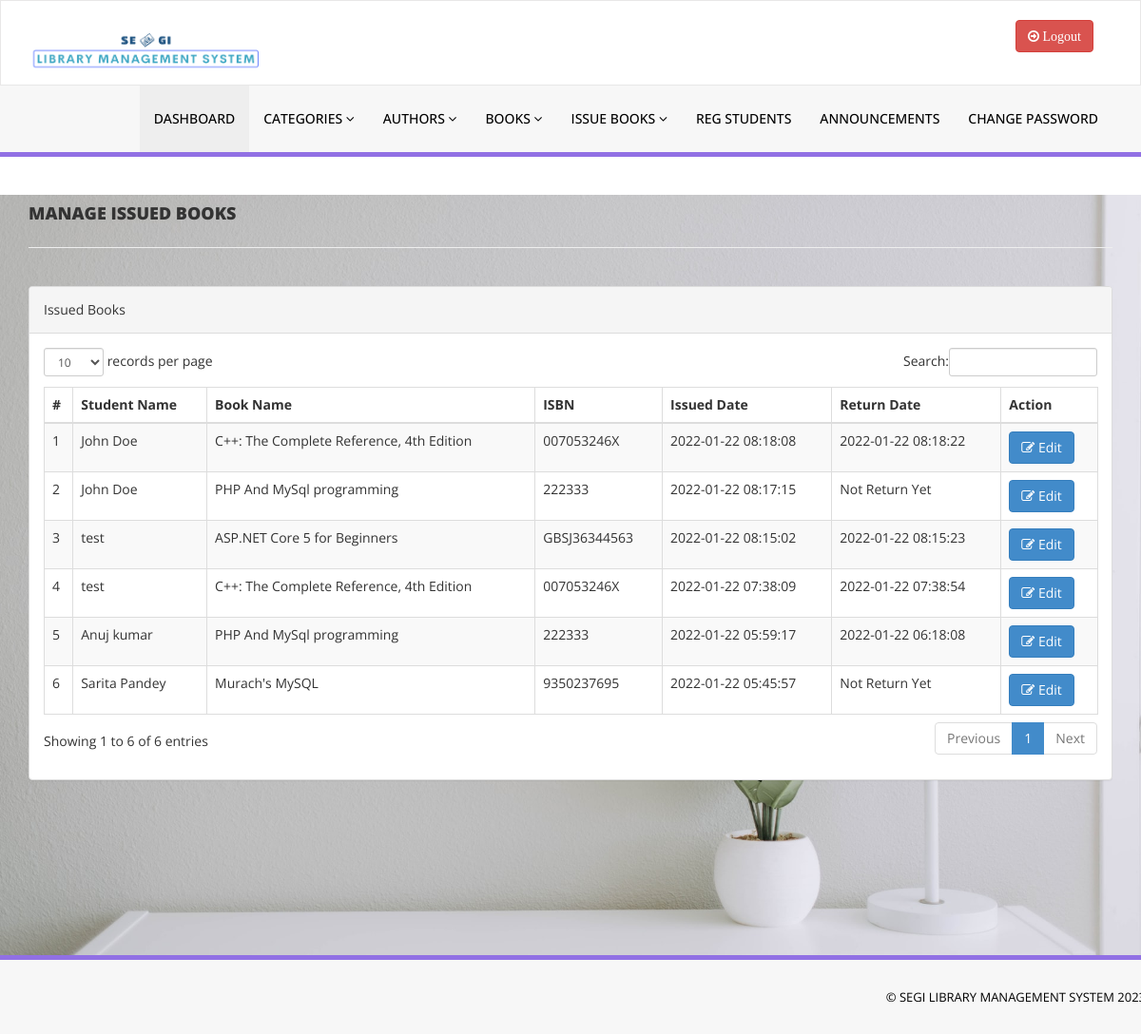
Screenshot of /admin/manage-issued-books.php (signed in) with the database file from the repository.
### tables this page shows
CREATE TABLE `tblissuedbookdetails` (
  `id` int(11) NOT NULL,
  `BookId` int(11) DEFAULT NULL,
  `StudentID` varchar(150) DEFAULT NULL,
  `IssuesDate` timestamp NULL DEFAULT current_timestamp(),
  `ReturnDate` timestamp NULL DEFAULT NULL ON UPDATE current_timestamp(),
  `RetrunStatus` int(1) DEFAULT NULL,
  `fine` int(11) DEFAULT NULL
);

CREATE TABLE `tblstudents` (
  `id` int(11) NOT NULL,
  `StudentId` varchar(100) DEFAULT NULL,
  `FullName` varchar(120) DEFAULT NULL,
  `EmailId` varchar(120) DEFAULT NULL,
  `MobileNumber` char(11) DEFAULT NULL,
  `Password` varchar(120) DEFAULT NULL,
  `Status` int(1) DEFAULT NULL,
  `RegDate` timestamp NULL DEFAULT current_timestamp(),
  `UpdationDate` timestamp NULL DEFAULT NULL ON UPDATE current_timestamp()
);

CREATE TABLE `tblbooks` (
  `id` int(11) NOT NULL,
  `BookName` varchar(255) DEFAULT NULL,
  `CatId` int(11) DEFAULT NULL,
  `AuthorId` int(11) DEFAULT NULL,
  `ISBNNumber` varchar(25) DEFAULT NULL,
  `BookPrice` decimal(10,2) DEFAULT NULL,
  `bookImage` varchar(250) NOT NULL,
  `isIssued` int(1) DEFAULT NULL,
  `RegDate` timestamp NULL DEFAULT current_timestamp(),
  `UpdationDate` timestamp NULL DEFAULT NULL ON UPDATE current_timestamp()
);

### admin/manage-issued-books.php (the view, shortened to what this page needs)
<?php
if(strlen($_SESSION['alogin'])==0)
    {
header('location:index.php');
}
else{
    ?>
<!DOCTYPE html>
<html xmlns="http://www.w3.org/1999/xhtml">
<head>
    <link href="assets/css/bootstrap.css" rel="stylesheet" />
    <link href="assets/css/font-awesome.css" rel="stylesheet" />
    <link href="assets/js/dataTables/dataTables.bootstrap.css" rel="stylesheet" />
    <link href="assets/css/style.css" rel="stylesheet" />
</head>
<body>
<?php include('includes/header.php');?>
    <div class="content-wrapper">
         <div class="container">
        <div class="row pad-botm">
            <div class="col-md-12">
                <h4 class="header-line">Manage Issued Books</h4>
    </div>
     <div class="row">
</div>
        </div>
            <div class="row">
                <div class="col-md-12">
                    <div class="panel panel-default">
                        <div class="panel-heading">
                          Issued Books
                        </div>
                        <div class="panel-body">
                            <div class="table-responsive">
                                <table class="table table-striped table-bordered table-hover" id="dataTables-example">
                                    <thead>
                                        <tr>
                                            <th>#</th>
                                            <th>Student Name</th>
                                            <th>Book Name</th>
                                            <th>ISBN </th>
                                            <th>Issued Date</th>
                                            <th>Return Date</th>
                                            <th>Action</th>
                                        </tr>
                                    </thead>
                                    <tbody>
<?php $sql = "SELECT tblstudents.FullName,tblbooks.BookName,tblbooks.ISBNNumber,tblissuedbookdetails.IssuesDate,tblissuedbookdetails.ReturnDate,tblissuedbookdetails.id as rid from  tblissuedbookdetails join tblstudents on tblstudents.StudentId=tblissuedbookdetails.StudentId join tblbooks on tblbooks.id=tblissuedbookdetails.BookId order by tblissuedbookdetails.id desc";
$query = $dbh -> prepare($sql);
$query->execute();
$results=$query->fetchAll(PDO::FETCH_OBJ);
$cnt=1;
if($query->rowCount() > 0)
{
foreach($results as $result)
{               ?>
                                        <tr class="odd gradeX">
                                            <td class="center"><?php echo htmlentities($cnt);?></td>
                                            <td class="center"><?php echo htmlentities($result->FullName);?></td>
                                            <td class="center"><?php echo htmlentities($result->BookName);?></td>
                                            <td class="center"><?php echo htmlentities($result->ISBNNumber);?></td>
                                            <td class="center"><?php echo htmlentities($result->IssuesDate);?></td>
                                            <td class="center"><?php if($result->ReturnDate=="")
                                            {
                                                echo htmlentities("Not Return Yet");
                                            } else {
                                            echo htmlentities($result->ReturnDate);
}
                                            ?></td>
                                            <td class="center">
                                            <a href="update-issue-bookdeails.php?rid=<?php echo htmlentities($result->rid);?>"><button class="btn btn-primary"><i class="fa fa-edit "></i> Edit</button>
                                            </td>
                                        </tr>
 <?php $cnt=$cnt+1;}} ?>
                                    </tbody>
                                </table>
                            </div>
                        </div>
                    </div>
                </div>
            </div>
    </div>
    </div>
  <?php include('includes/footer.php');?>
</body>
</html>
<?php } ?>

### admin/assets/css/style.css (style rules this page uses)
.content-wrapper { margin-top: 40px; min-height:800px; padding-bottom:90px; }
.header-line { font-weight:900; padding-bottom:25px; border-bottom:1px solid #eeeeee; text-transform:uppercase; }
.pad-botm { padding-bottom:30px; }
.content-wrapper { background-image: url("../img/bg.jpg"); background-repeat: no-repeat; background-size: cover; }

### rows the page displays
tblissuedbookdetails: tblstudents.FullName "John Doe", BookId.BookName "C++: The Complete Reference, 4th Edition", BookId.ISBNNumber "007053246X", IssuesDate "2022-01-22 08:18:08", ReturnDate "2022-01-22 08:18:22"
tblissuedbookdetails: tblstudents.FullName "John Doe", BookId.BookName "PHP And MySql programming", BookId.ISBNNumber "222333", IssuesDate "2022-01-22 08:17:15"
tblissuedbookdetails: tblstudents.FullName "test", BookId.BookName "ASP.NET Core 5 for Beginners", BookId.ISBNNumber "GBSJ36344563", IssuesDate "2022-01-22 08:15:02", ReturnDate "2022-01-22 08:15:23"
tblissuedbookdetails: tblstudents.FullName "test", BookId.BookName "C++: The Complete Reference, 4th Edition", BookId.ISBNNumber "007053246X", IssuesDate "2022-01-22 07:38:09", ReturnDate "2022-01-22 07:38:54"
tblissuedbookdetails: tblstudents.FullName "Anuj kumar", BookId.BookName "PHP And MySql programming", BookId.ISBNNumber "222333", IssuesDate "2022-01-22 05:59:17", ReturnDate "2022-01-22 06:18:08"
tblissuedbookdetails: tblstudents.FullName "Sarita Pandey", BookId.BookName "Murach's MySQL", BookId.ISBNNumber "9350237695", IssuesDate "2022-01-22 05:45:57"
